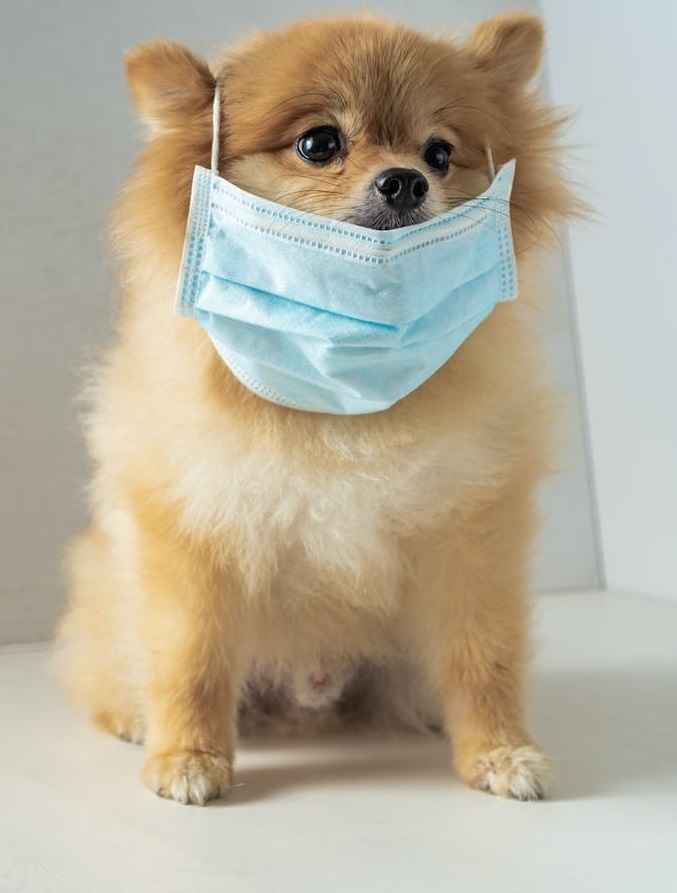
#> input picture Image Processing 1/Assignment 21/5.jpg, 677 x 893 px
$ python TA5-1.py
#> lines starting #> are read from the running program, lines starting #| are printed output that depends on the picture; after the words box and inside, x2 and y2 are one past the last pixel; in counts of white or black regions, pixels touching at a corner belong together
import cv2

img = cv2.imread("Assignment 21/5.jpg",0)
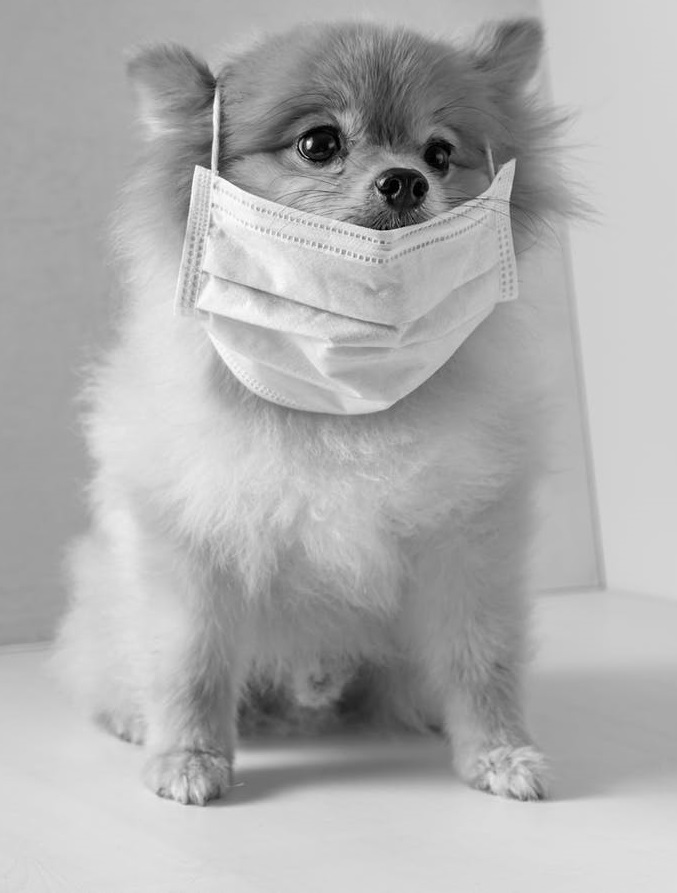
#> img: shape (893, 677); min 0, max 255, mean 174.9
img = cv2.resize(img,(250,350))
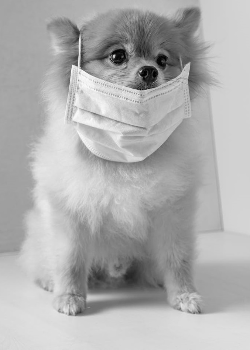
#> img: shape (350, 250); min 0, max 250, mean 174.8
w,h = img.shape
#> w = 350; h = 250
for i in range(70):
    for j in range(70):
        if ((i+j)/35)%2==0:
            img[i-1:i+8,j-1:j+8]=0
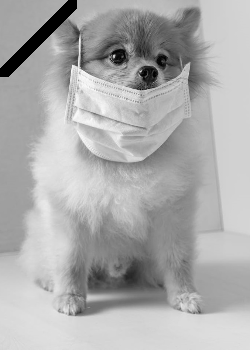
#> img: shape (350, 250); 1.41% of pixels changed, all inside (x1, y1, x2, y2) = (0, 0, 77, 77)

cv2.imshow("output-5",img)
cv2.waitKey()

$ run again, with Image Processing 1/Assignment 21/2.jpg copied over Image Processing 1/Assignment 21/5.jpg
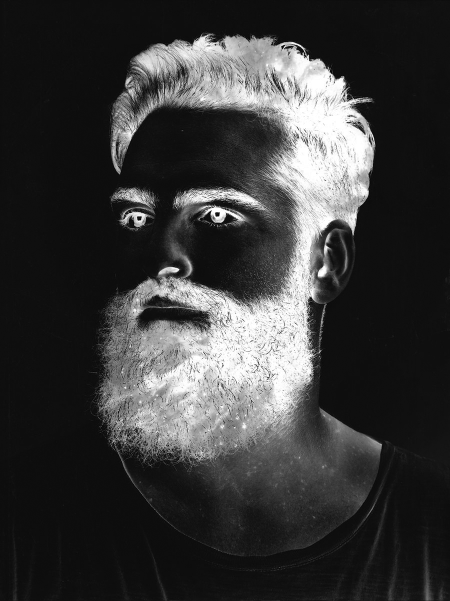
#> input picture Image Processing 1/Assignment 21/2.jpg, 900 x 1202 px (shown at 1/2 size)
#> img is the input picture: shape (1202, 900); min 0, max 255, mean 57.7
#> `img = cv2.resize(img,(250,350))`:
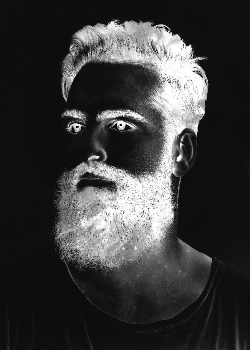
#> img: shape (350, 250); min 1, max 255, mean 57.6
